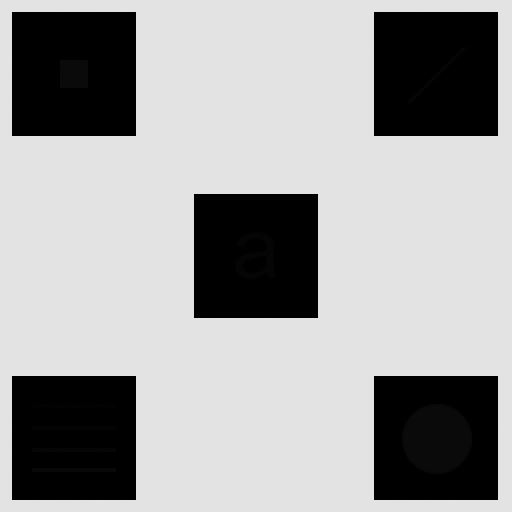
#> input picture Convolution 2D and Histogram Equalization/The Magic/1.png, 512 x 512 px
$ python avrg_filter.py
#> lines starting #> are read from the running program, lines starting #| are printed output that depends on the picture
import numpy as np
import cv2
import matplotlib.pyplot as plt

def avrg_filter(image_path):

#> called with image_path = '1.png'
    image = cv2.imread(image_path, cv2.IMREAD_GRAYSCALE)
#> image is the input picture: shape (512, 512); min 0, max 228, mean 160.7


    filters = {
        "Avg_kernel 5x5: 0.04": np.ones((5, 5), np.float32) /25,
        "Avg_kernel 5x5: 1.0": np.ones((5, 5), np.float32) ,
        "Avg_kernel 5x5: 5.0": np.ones((5, 5), np.float32) * 5.0 ,
        "Avg_kernel 3x3: 0.04": np.ones((3, 3), np.float32) /25,
        "Avg_kernel 3x3: 1.0": np.ones((3, 3), np.float32) ,
        "Avg_kernel 3x3: 5.0": np.ones((3, 3), np.float32) * 5.0
    }


    filtered_images = [("Original", image)]


    for filter_name, kernel in filters.items():
        filtered_image = cv2.filter2D(image, -1, kernel)
        filtered_images.append((filter_name, filtered_image))
#> this loop made 6 passes
#> pass 1, in avrg_filter, `filtered_image = cv2.filter2D(image, -1, kernel)`:
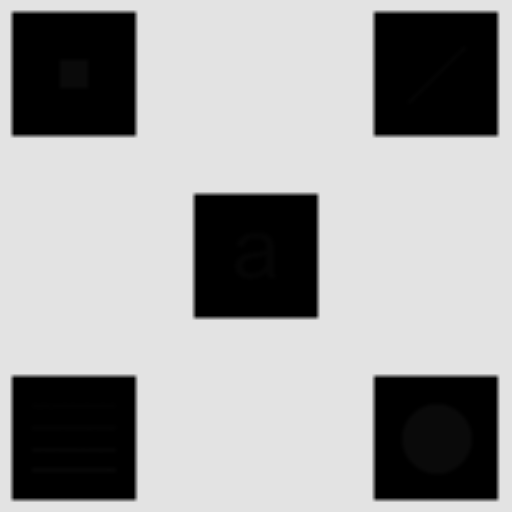
#> filtered_image: shape (512, 512); min 0, max 227, mean 160.6
#> pass 2, in avrg_filter, `filtered_image = cv2.filter2D(image, -1, kernel)`:
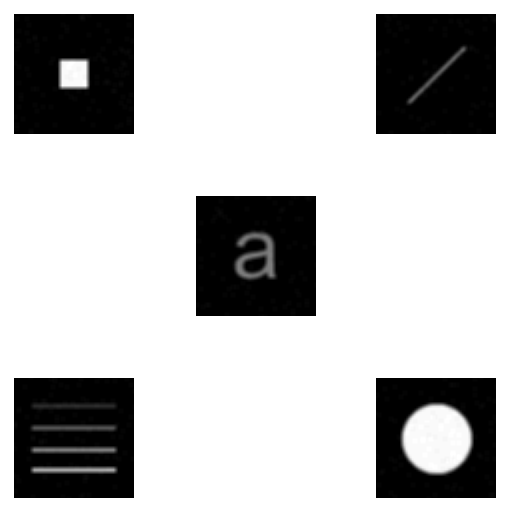
#> filtered_image: shape (512, 512); min 0, max 255, mean 190.7
#> pass 3, in avrg_filter, `filtered_image = cv2.filter2D(image, -1, kernel)`:
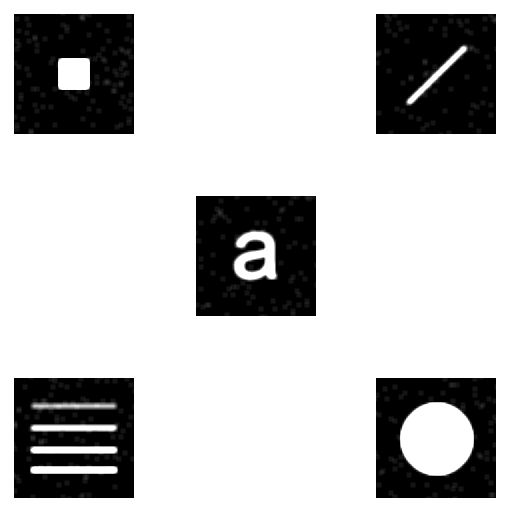
#> filtered_image: shape (512, 512); min 0, max 255, mean 194.8
#> after the loop, filtered_images = 7 items


    plt.figure(figsize=(20, 10))
    for i, (title, img) in enumerate(filtered_images):
        plt.subplot(1, len(filtered_images), i + 1)
        plt.imshow(img, cmap='gray')
        plt.title(title)
        plt.axis('on')
#> this loop made 7 passes
#> title on passes 1 to 7: 'Original', 'Avg_kernel 5x5: 0.04', 'Avg_kernel 5x5: 1.0', 'Avg_kernel 5x5: 5.0', 'Avg_kernel 3x3: 0.04', 'Avg_kernel 3x3: 1.0', 'Avg_kernel 3x3: 5.0'

    plt.tight_layout()
    plt.show()
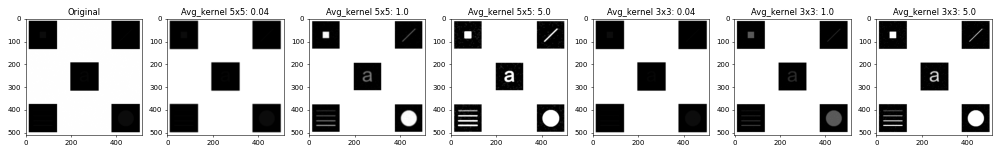
#> figure drawn by matplotlib, 7 panels


image = avrg_filter("1.png")
